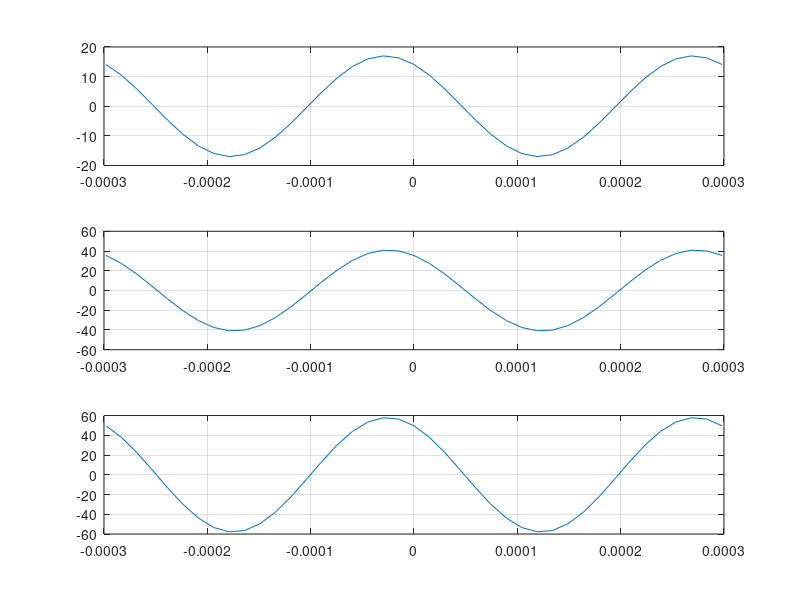

Source code (MATLAB):
% AB-CDEFG-H
% 17-33554-1
% CDEF hertz = 33554 hertz
% x1(t) = A1*cos(2*pi(3355)*t+j1)
% x2(t) = A2*cos(2*pi(3355)*t+j2)

% Answer no a ===========================>
A1 = 17; 
A2 = 41;
j1 = 34*(pi/180); 
j2 = 30*(pi/180);

% Answer no b ===========================>
f = 3355;     %hertz sinusoids
T = 1/f;      %period
fs = T/20;    %time step
t = -T:fs:T;  %time vector
x1 = A1*cos(2*pi*3355*t+j1);
x2 = A2*cos(2*pi*3355*t+j2);
plot(t,x1); 
grid on;
hold on;
plot(t,x2);

% Answer no c ===========================>
%x1(t) reaches peak value A1 = 16.99 at t = -2.981;
%x2(t) reaches peak value A2 = 40.78 at t = -2.981;
% Those are near most right value

% Answer no d ===========================>
x1 = A1*cos(2*pi*3355*t+j1);
subplot(3,1,1);
plot(t,x1); 
grid on;
x2 = A2*cos(2*pi*3355*t+j2);
subplot(3,1,2);
plot(t,x2);
grid on;

% Answer no e ===========================>
x3 = x1 + x2;
subplot(3,1,3);
plot(t,x3);
grid on;

% Answer no f ===========================>
%Amplitute = 57.77 t = -2.98;
%x3(t) completes one cycle in 2.98 s [From the plot]


%Maximum peak occurs at t = 3s-2.98s = .02s; 
% Phase angle j = -ωt=  = -2*180*3355*(.02) = 24156 (reference plot)



















